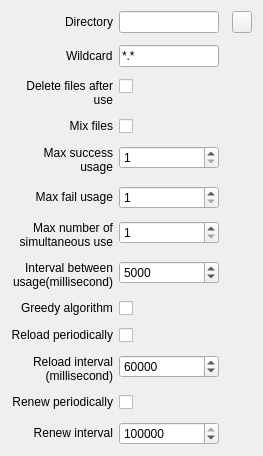
     <widget class="QWidget" name="page_8">
      <layout class="QVBoxLayout" name="verticalLayout_7">
       <item>
        <layout class="QFormLayout" name="formLayout_10">
         <property name="fieldGrowthPolicy">
          <enum>QFormLayout::AllNonFixedFieldsGrow</enum>
         </property>
         <property name="labelAlignment">
          <set>Qt::AlignRight|Qt::AlignTop|Qt::AlignTrailing</set>
         </property>
         <property name="formAlignment">
          <set>Qt::AlignRight|Qt::AlignTop|Qt::AlignTrailing</set>
         </property>
         <property name="horizontalSpacing">
          <number>6</number>
         </property>
         <property name="verticalSpacing">
          <number>12</number>
         </property>
         <item row="0" column="0">
          <widget class="QLabel" name="label_12">
           <property name="text">
            <string>Directory</string>
           </property>
           <property name="alignment">
            <set>Qt::AlignRight|Qt::AlignTrailing|Qt::AlignVCenter</set>
           </property>
           <property name="wordWrap">
            <bool>true</bool>
           </property>
          </widget>
         </item>
         <item row="0" column="1">
          <layout class="QHBoxLayout" name="horizontalLayout_10">
           <property name="spacing">
            <number>3</number>
           </property>
           <item>
            <widget class="QLineEdit" name="DirectoryDirectory">
             <property name="minimumSize">
              <size>
               <width>100</width>
               <height>0</height>
              </size>
             </property>
             <property name="maximumSize">
              <size>
               <width>100</width>
               <height>16777215</height>
              </size>
             </property>
             <property name="text">
              <string notr="true"/>
             </property>
            </widget>
           </item>
           <item>
            <widget class="QLabel" name="LabelValidation4">
             <property name="text">
              <string/>
             </property>
             <property name="pixmap">
              <pixmap>:/engine/images/invalid.png</pixmap>
             </property>
            </widget>
           </item>
           <item>
            <widget class="QPushButton" name="ButtonDirectorySelect">
             <property name="minimumSize">
              <size>
               <width>20</width>
               <height>0</height>
              </size>
             </property>
             <property name="maximumSize">
              <size>
               <width>20</width>
               <height>16777215</height>
              </size>
             </property>
             <property name="text">
              <string/>
             </property>
             <property name="icon">
              <iconset>
               <normaloff>:/engine/images/open.png</normaloff>:/engine/images/open.png</iconset>
             </property>
             <property name="iconSize">
              <size>
               <width>14</width>
               <height>14</height>
              </size>
             </property>
            </widget>
           </item>
          </layout>
         </item>
         <item row="2" column="0">
          <widget class="QLabel" name="label_14">
           <property name="toolTip">
            <string>&lt;html&gt;&lt;head/&gt;&lt;body&gt;&lt;p&gt;If files will be deleted after max success usage or max fail usage.&lt;/p&gt;&lt;/body&gt;&lt;/html&gt;</string>
           </property>
           <property name="text">
            <string>&lt;html&gt;&lt;head/&gt;&lt;body&gt;&lt;p&gt;&lt;img src=&quot;:/engine/images/info.png&quot;/&gt; Delete files after use&lt;/p&gt;&lt;/body&gt;&lt;/html&gt;</string>
           </property>
           <property name="alignment">
            <set>Qt::AlignRight|Qt::AlignTrailing|Qt::AlignVCenter</set>
           </property>
           <property name="wordWrap">
            <bool>true</bool>
           </property>
          </widget>
         </item>
         <item row="2" column="1">
          <widget class="QCheckBox" name="DirectoryClean">
           <property name="text">
            <string/>
           </property>
          </widget>
         </item>
         <item row="3" column="0">
          <widget class="QLabel" name="label_15">
           <property name="toolTip">
            <string>&lt;html&gt;&lt;head/&gt;&lt;body&gt;&lt;p&gt;If files will be mixed after load. This options selected will result data in random order.&lt;/p&gt;&lt;/body&gt;&lt;/html&gt;</string>
           </property>
           <property name="text">
            <string>&lt;html&gt;&lt;head/&gt;&lt;body&gt;&lt;p&gt;&lt;img src=&quot;:/engine/images/info.png&quot;/&gt; Mix files&lt;/p&gt;&lt;/body&gt;&lt;/html&gt;</string>
           </property>
           <property name="alignment">
            <set>Qt::AlignRight|Qt::AlignTrailing|Qt::AlignVCenter</set>
           </property>
           <property name="wordWrap">
            <bool>true</bool>
           </property>
          </widget>
         </item>
         <item row="3" column="1">
          <widget class="QCheckBox" name="DirectoryMix">
           <property name="text">
            <string/>
           </property>
          </widget>
         </item>
         <item row="4" column="0">
          <widget class="QLabel" name="label_113">
           <property name="toolTip">
            <string>&lt;html&gt;&lt;head/&gt;&lt;body&gt;&lt;p&gt;Max success usage, after which file will be removed. Success definition depends on your script purpose.&lt;/p&gt;&lt;p&gt;For example, if you register accounts and define picture, this integer will designate maximum times one picture could be in different accounts.&lt;/p&gt;&lt;/body&gt;&lt;/html&gt;</string>
           </property>
           <property name="text">
            <string>&lt;html&gt;&lt;head/&gt;&lt;body&gt;&lt;p&gt;&lt;img src=&quot;:/engine/images/info.png&quot;/&gt; Max success usage&lt;/p&gt;&lt;/body&gt;&lt;/html&gt;</string>
           </property>
           <property name="alignment">
            <set>Qt::AlignRight|Qt::AlignTrailing|Qt::AlignVCenter</set>
           </property>
           <property name="wordWrap">
            <bool>true</bool>
           </property>
          </widget>
         </item>
         <item row="5" column="0">
          <widget class="QLabel" name="label_23">
           <property name="toolTip">
            <string>&lt;html&gt;&lt;head/&gt;&lt;body&gt;&lt;p&gt;Max fail usage, after which line will be removed. Fail is often page load timeout or wait timeout.&lt;/p&gt;&lt;p&gt;If you set this property low - resource will be banned quickly, otherwise engine will try a lot of time before give up with each file.&lt;/p&gt;&lt;/body&gt;&lt;/html&gt;</string>
           </property>
           <property name="text">
            <string>&lt;html&gt;&lt;head/&gt;&lt;body&gt;&lt;p&gt;&lt;img src=&quot;:/engine/images/info.png&quot;/&gt; Max fail usage&lt;/p&gt;&lt;/body&gt;&lt;/html&gt;</string>
           </property>
           <property name="alignment">
            <set>Qt::AlignRight|Qt::AlignTrailing|Qt::AlignVCenter</set>
           </property>
           <property name="wordWrap">
            <bool>true</bool>
           </property>
          </widget>
         </item>
         <item row="6" column="0">
          <widget class="QLabel" name="label_24">
           <property name="toolTip">
            <string>&lt;html&gt;&lt;head/&gt;&lt;body&gt;&lt;p&gt;How many times one file could be used by different threads.&lt;/p&gt;&lt;/body&gt;&lt;/html&gt;</string>
           </property>
           <property name="text">
            <string>&lt;html&gt;&lt;head/&gt;&lt;body&gt;&lt;p&gt;&lt;img src=&quot;:/engine/images/info.png&quot;/&gt; Max number of simultaneous use&lt;/p&gt;&lt;/body&gt;&lt;/html&gt;</string>
           </property>
           <property name="alignment">
            <set>Qt::AlignRight|Qt::AlignTrailing|Qt::AlignVCenter</set>
           </property>
           <property name="wordWrap">
            <bool>true</bool>
           </property>
          </widget>
         </item>
         <item row="7" column="0">
          <widget class="QLabel" name="label_25">
           <property name="toolTip">
            <string>&lt;html&gt;&lt;head/&gt;&lt;body&gt;&lt;p&gt;Interval between usage. How much time needed to wait to use file repeatedly.&lt;/p&gt;&lt;/body&gt;&lt;/html&gt;</string>
           </property>
           <property name="text">
            <string>&lt;html&gt;&lt;head/&gt;&lt;body&gt;&lt;p&gt;&lt;img src=&quot;:/engine/images/info.png&quot;/&gt; Interval between usage(millisecond)&lt;/p&gt;&lt;/body&gt;&lt;/html&gt;</string>
           </property>
           <property name="alignment">
            <set>Qt::AlignRight|Qt::AlignTrailing|Qt::AlignVCenter</set>
           </property>
           <property name="wordWrap">
            <bool>true</bool>
           </property>
          </widget>
         </item>
         <item row="4" column="1">
          <widget class="QSpinBox" name="DirectoryMaxSuccess">
           <property name="minimumSize">
            <size>
             <width>100</width>
             <height>0</height>
            </size>
           </property>
           <property name="maximumSize">
            <size>
             <width>100</width>
             <height>16777215</height>
            </size>
           </property>
           <property name="minimum">
            <number>1</number>
           </property>
           <property name="maximum">
            <number>999999999</number>
           </property>
          </widget>
         </item>
         <item row="5" column="1">
          <widget class="QSpinBox" name="DirectoryMaxFail">
           <property name="minimumSize">
            <size>
             <width>100</width>
             <height>0</height>
            </size>
           </property>
           <property name="maximumSize">
            <size>
             <width>100</width>
             <height>16777215</height>
            </size>
           </property>
           <property name="minimum">
            <number>1</number>
           </property>
           <property name="maximum">
            <number>999999999</number>
           </property>
          </widget>
         </item>
         <item row="6" column="1">
          <widget class="QSpinBox" name="DirectoryMaxSimultaneous">
           <property name="minimumSize">
            <size>
             <width>100</width>
             <height>0</height>
            </size>
           </property>
           <property name="maximumSize">
            <size>
             <width>100</width>
             <height>16777215</height>
            </size>
           </property>
           <property name="minimum">
            <number>1</number>
           </property>
           <property name="maximum">
            <number>999999999</number>
           </property>
          </widget>
         </item>
         <item row="7" column="1">
          <widget class="QSpinBox" name="DirectoryInterval">
           <property name="minimumSize">
            <size>
             <width>100</width>
             <height>0</height>
            </size>
           </property>
           <property name="maximumSize">
            <size>
             <width>100</width>
             <height>16777215</height>
            </size>
           </property>
           <property name="minimum">
            <number>0</number>
           </property>
           <property name="maximum">
            <number>999999999</number>
           </property>
           <property name="value">
            <number>5000</number>
           </property>
          </widget>
         </item>
         <item row="1" column="0">
          <widget class="QLabel" name="label_16">
           <property name="text">
            <string>Wildcard</string>
           </property>
          </widget>
         </item>
         <item row="1" column="1">
          <widget class="QLineEdit" name="DirectoryWildcard">
           <property name="minimumSize">
            <size>
             <width>100</width>
             <height>0</height>
            </size>
           </property>
           <property name="maximumSize">
            <size>
             <width>100</width>
             <height>16777215</height>
            </size>
           </property>
           <property name="text">
            <string notr="true">*.*</string>
           </property>
          </widget>
         </item>
         <item row="9" column="0">
          <widget class="QLabel" name="label_6">
           <property name="toolTip">
            <string>&lt;html&gt;&lt;head/&gt;&lt;body&gt;&lt;p&gt;If folder content needs to be reloaded periodically in certain periods of time.&lt;/p&gt;&lt;p&gt;This is expensive option, use it only if you sure, that folder content will change.&lt;/p&gt;&lt;/body&gt;&lt;/html&gt;</string>
           </property>
           <property name="text">
            <string>&lt;html&gt;&lt;head/&gt;&lt;body&gt;&lt;p&gt;&lt;img src=&quot;:/engine/images/info.png&quot;/&gt; Reload periodically&lt;/p&gt;&lt;/body&gt;&lt;/html&gt;</string>
           </property>
           <property name="alignment">
            <set>Qt::AlignRight|Qt::AlignTrailing|Qt::AlignVCenter</set>
           </property>
           <property name="wordWrap">
            <bool>true</bool>
           </property>
          </widget>
         </item>
         <item row="11" column="0">
          <widget class="QLabel" name="label_30">
           <property name="toolTip">
            <string>&lt;html&gt;&lt;head/&gt;&lt;body&gt;&lt;p&gt;How often engine will reload directory content.&lt;/p&gt;&lt;/body&gt;&lt;/html&gt;</string>
           </property>
           <property name="text">
            <string>&lt;html&gt;&lt;head/&gt;&lt;body&gt;&lt;p&gt;&lt;img src=&quot;:/engine/images/info.png&quot;/&gt; Reload interval (millisecond)&lt;/p&gt;&lt;/body&gt;&lt;/html&gt;</string>
           </property>
           <property name="alignment">
            <set>Qt::AlignRight|Qt::AlignTrailing|Qt::AlignVCenter</set>
           </property>
           <property name="wordWrap">
            <bool>true</bool>
           </property>
          </widget>
         </item>
         <item row="9" column="1">
          <widget class="QCheckBox" name="DirectoryReload">
           <property name="text">
            <string/>
           </property>
           <property name="checked">
            <bool>false</bool>
           </property>
          </widget>
         </item>
         <item row="11" column="1">
          <widget class="QSpinBox" name="DirectoryReloadInterval">
           <property name="minimumSize">
            <size>
             <width>100</width>
             <height>0</height>
            </size>
           </property>
           <property name="maximumSize">
            <size>
             <width>100</width>
             <height>16777215</height>
            </size>
           </property>
           <property name="minimum">
            <number>10000</number>
           </property>
           <property name="maximum">
            <number>999999999</number>
           </property>
           <property name="singleStep">
            <number>1000</number>
           </property>
           <property name="value">
            <number>60000</number>
           </property>
          </widget>
         </item>
         <item row="13" column="0">
          <widget class="QLabel" name="label_33">
           <property name="toolTip">
            <string>&lt;html&gt;&lt;head/&gt;&lt;body&gt;&lt;p&gt;If data needs to be renewed in certain periods of time.&lt;/p&gt;&lt;p&gt;In this case all information about usage of files will be cleared periodically and files could be used again.&lt;/p&gt;&lt;/body&gt;&lt;/html&gt;</string>
           </property>
           <property name="text">
            <string>&lt;html&gt;&lt;head/&gt;&lt;body&gt;&lt;p&gt;&lt;img src=&quot;:/engine/images/info.png&quot;/&gt; Renew periodically&lt;/p&gt;&lt;/body&gt;&lt;/html&gt;</string>
           </property>
           <property name="alignment">
            <set>Qt::AlignRight|Qt::AlignTrailing|Qt::AlignVCenter</set>
           </property>
           <property name="wordWrap">
            <bool>true</bool>
           </property>
          </widget>
         </item>
         <item row="13" column="1">
          <widget class="QCheckBox" name="DirectoryRenew">
           <property name="text">
            <string/>
           </property>
          </widget>
         </item>
         <item row="14" column="0">
          <widget class="QLabel" name="label_34">
           <property name="toolTip">
            <string>&lt;html&gt;&lt;head/&gt;&lt;body&gt;&lt;p&gt;How often engine will renew data.&lt;/p&gt;&lt;/body&gt;&lt;/html&gt;</string>
           </property>
           <property name="text">
            <string>&lt;html&gt;&lt;head/&gt;&lt;body&gt;&lt;p&gt;&lt;img src=&quot;:/engine/images/info.png&quot;/&gt; Renew interval&lt;/p&gt;&lt;/body&gt;&lt;/html&gt;</string>
           </property>
           <property name="alignment">
            <set>Qt::AlignRight|Qt::AlignTrailing|Qt::AlignVCenter</set>
           </property>
           <property name="wordWrap">
            <bool>true</bool>
           </property>
          </widget>
         </item>
         <item row="14" column="1">
          <widget class="QSpinBox" name="DirectoryRenewInterval">
           <property name="minimumSize">
            <size>
             <width>100</width>
             <height>0</height>
            </size>
           </property>
           <property name="maximumSize">
            <size>
             <width>100</width>
             <height>16777215</height>
            </size>
           </property>
           <property name="minimum">
            <number>1000</number>
           </property>
           <property name="maximum">
            <number>999999999</number>
           </property>
           <property name="value">
            <number>600000</number>
           </property>
          </widget>
         </item>
         <item row="8" column="0">
          <widget class="QLabel" name="label_32">
           <property name="contextMenuPolicy">
            <enum>Qt::PreventContextMenu</enum>
           </property>
           <property name="toolTip">
            <string>&lt;html&gt;&lt;head/&gt;&lt;body&gt;&lt;p&gt;If this option is set, еngine will try to use same lines again and again. Otherwise, new line will be used on every resource request.&lt;/p&gt;&lt;/body&gt;&lt;/html&gt;</string>
           </property>
           <property name="text">
            <string>&lt;html&gt;&lt;head/&gt;&lt;body&gt;&lt;p&gt;&lt;img src=&quot;:/engine/images/info.png&quot;/&gt; Greedy algorithm&lt;/p&gt;&lt;/body&gt;&lt;/html&gt;</string>
           </property>
          </widget>
         </item>
         <item row="8" column="1">
          <widget class="QCheckBox" name="DirectoryGreedy">
           <property name="text">
            <string/>
           </property>
          </widget>
         </item>
        </layout>
       </item>
      </layout>
     </widget>
